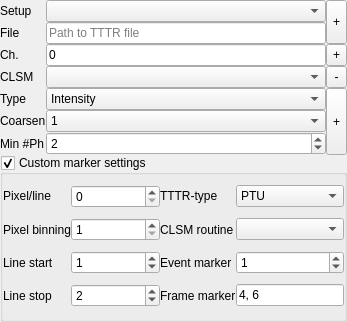
        <widget class="QDockWidget" name="dockWidget">
         <property name="sizePolicy">
          <sizepolicy hsizetype="Minimum" vsizetype="Fixed">
           <horstretch>0</horstretch>
           <verstretch>0</verstretch>
          </sizepolicy>
         </property>
         <property name="minimumSize">
          <size>
           <width>347</width>
           <height>322</height>
          </size>
         </property>
         <property name="floating">
          <bool>false</bool>
         </property>
         <property name="features">
          <set>QDockWidget::DockWidgetFloatable|QDockWidget::DockWidgetMovable</set>
         </property>
         <property name="allowedAreas">
          <set>Qt::AllDockWidgetAreas</set>
         </property>
         <property name="windowTitle">
          <string>Load CLSM data</string>
         </property>
         <widget class="QWidget" name="dockWidgetContents">
          <property name="sizePolicy">
           <sizepolicy hsizetype="MinimumExpanding" vsizetype="Minimum">
            <horstretch>0</horstretch>
            <verstretch>0</verstretch>
           </sizepolicy>
          </property>
          <layout class="QVBoxLayout" name="verticalLayout_2">
           <property name="spacing">
            <number>0</number>
           </property>
           <property name="leftMargin">
            <number>0</number>
           </property>
           <property name="topMargin">
            <number>0</number>
           </property>
           <property name="rightMargin">
            <number>0</number>
           </property>
           <property name="bottomMargin">
            <number>0</number>
           </property>
           <item>
            <layout class="QGridLayout" name="gridLayout_6">
             <property name="spacing">
              <number>0</number>
             </property>
             <item row="1" column="0">
              <widget class="QLabel" name="label_14">
               <property name="sizePolicy">
                <sizepolicy hsizetype="Fixed" vsizetype="Preferred">
                 <horstretch>0</horstretch>
                 <verstretch>0</verstretch>
                </sizepolicy>
               </property>
               <property name="text">
                <string>Setup</string>
               </property>
              </widget>
             </item>
             <item row="8" column="2" rowspan="3">
              <widget class="QToolButton" name="toolButton_3">
               <property name="sizePolicy">
                <sizepolicy hsizetype="Minimum" vsizetype="Minimum">
                 <horstretch>0</horstretch>
                 <verstretch>0</verstretch>
                </sizepolicy>
               </property>
               <property name="toolTip">
                <string>Add new CLSM image representation (Intensity, lifetime, etc.)</string>
               </property>
               <property name="text">
                <string>+</string>
               </property>
              </widget>
             </item>
             <item row="3" column="1">
              <widget class="QLineEdit" name="lineEdit_3">
               <property name="sizePolicy">
                <sizepolicy hsizetype="Minimum" vsizetype="Fixed">
                 <horstretch>0</horstretch>
                 <verstretch>0</verstretch>
                </sizepolicy>
               </property>
               <property name="toolTip">
                <string>&lt;html&gt;&lt;head/&gt;&lt;body&gt;&lt;p&gt;List of channel numbers. The channel numbers should be separated by commas&lt;/p&gt;&lt;/body&gt;&lt;/html&gt;</string>
               </property>
               <property name="text">
                <string>0</string>
               </property>
               <property name="maxLength">
                <number>255</number>
               </property>
               <property name="placeholderText">
                <string>0, 1</string>
               </property>
              </widget>
             </item>
             <item row="1" column="1">
              <widget class="QComboBox" name="comboBox_5">
               <property name="sizePolicy">
                <sizepolicy hsizetype="MinimumExpanding" vsizetype="Fixed">
                 <horstretch>0</horstretch>
                 <verstretch>0</verstretch>
                </sizepolicy>
               </property>
              </widget>
             </item>
             <item row="10" column="0">
              <widget class="QLabel" name="label_15">
               <property name="sizePolicy">
                <sizepolicy hsizetype="Minimum" vsizetype="Preferred">
                 <horstretch>0</horstretch>
                 <verstretch>0</verstretch>
                </sizepolicy>
               </property>
               <property name="text">
                <string>Min #Ph</string>
               </property>
              </widget>
             </item>
             <item row="8" column="0">
              <widget class="QLabel" name="label_12">
               <property name="sizePolicy">
                <sizepolicy hsizetype="Fixed" vsizetype="Preferred">
                 <horstretch>0</horstretch>
                 <verstretch>0</verstretch>
                </sizepolicy>
               </property>
               <property name="text">
                <string>Type</string>
               </property>
              </widget>
             </item>
             <item row="3" column="0">
              <widget class="QLabel" name="label">
               <property name="sizePolicy">
                <sizepolicy hsizetype="Fixed" vsizetype="Preferred">
                 <horstretch>0</horstretch>
                 <verstretch>0</verstretch>
                </sizepolicy>
               </property>
               <property name="text">
                <string>Ch.</string>
               </property>
              </widget>
             </item>
             <item row="1" column="2" rowspan="2">
              <widget class="QToolButton" name="toolButton">
               <property name="sizePolicy">
                <sizepolicy hsizetype="Fixed" vsizetype="Minimum">
                 <horstretch>0</horstretch>
                 <verstretch>0</verstretch>
                </sizepolicy>
               </property>
               <property name="minimumSize">
                <size>
                 <width>0</width>
                 <height>0</height>
                </size>
               </property>
               <property name="toolTip">
                <string>Load TTTR file</string>
               </property>
               <property name="text">
                <string>+</string>
               </property>
               <property name="toolButtonStyle">
                <enum>Qt::ToolButtonIconOnly</enum>
               </property>
               <property name="autoRaise">
                <bool>false</bool>
               </property>
              </widget>
             </item>
             <item row="9" column="1">
              <widget class="QComboBox" name="comboBox_6">
               <property name="sizePolicy">
                <sizepolicy hsizetype="Minimum" vsizetype="Fixed">
                 <horstretch>0</horstretch>
                 <verstretch>0</verstretch>
                </sizepolicy>
               </property>
               <item>
                <property name="text">
                 <string>1</string>
                </property>
               </item>
               <item>
                <property name="text">
                 <string>2</string>
                </property>
               </item>
               <item>
                <property name="text">
                 <string>4</string>
                </property>
               </item>
               <item>
                <property name="text">
                 <string>8</string>
                </property>
               </item>
               <item>
                <property name="text">
                 <string>16</string>
                </property>
               </item>
              </widget>
             </item>
             <item row="10" column="1">
              <widget class="QSpinBox" name="spinBox">
               <property name="toolTip">
                <string>&lt;html&gt;&lt;head/&gt;&lt;body&gt;&lt;p&gt;The minimum number of photons in a pixel. For pixels with less photons no mean micro time is calculated.&lt;/p&gt;&lt;/body&gt;&lt;/html&gt;</string>
               </property>
               <property name="value">
                <number>2</number>
               </property>
              </widget>
             </item>
             <item row="9" column="0">
              <widget class="QLabel" name="label_18">
               <property name="sizePolicy">
                <sizepolicy hsizetype="Fixed" vsizetype="Preferred">
                 <horstretch>0</horstretch>
                 <verstretch>0</verstretch>
                </sizepolicy>
               </property>
               <property name="text">
                <string>Coarsen</string>
               </property>
              </widget>
             </item>
             <item row="8" column="1">
              <widget class="QComboBox" name="comboBox_3">
               <property name="sizePolicy">
                <sizepolicy hsizetype="Minimum" vsizetype="Fixed">
                 <horstretch>0</horstretch>
                 <verstretch>0</verstretch>
                </sizepolicy>
               </property>
               <item>
                <property name="text">
                 <string>Intensity</string>
                </property>
               </item>
               <item>
                <property name="text">
                 <string>Mean micro time</string>
                </property>
               </item>
               <item>
                <property name="text">
                 <string>Intensity, Mean micro time</string>
                </property>
               </item>
              </widget>
             </item>
             <item row="3" column="2">
              <widget class="QToolButton" name="toolButton_2">
               <property name="sizePolicy">
                <sizepolicy hsizetype="Minimum" vsizetype="Minimum">
                 <horstretch>0</horstretch>
                 <verstretch>0</verstretch>
                </sizepolicy>
               </property>
               <property name="toolTip">
                <string>Create CLSM object for selected channels</string>
               </property>
               <property name="text">
                <string>+</string>
               </property>
              </widget>
             </item>
             <item row="2" column="0">
              <widget class="QLabel" name="label_2">
               <property name="sizePolicy">
                <sizepolicy hsizetype="Fixed" vsizetype="Preferred">
                 <horstretch>0</horstretch>
                 <verstretch>0</verstretch>
                </sizepolicy>
               </property>
               <property name="text">
                <string>File</string>
               </property>
              </widget>
             </item>
             <item row="7" column="0">
              <widget class="QLabel" name="label_21">
               <property name="sizePolicy">
                <sizepolicy hsizetype="Fixed" vsizetype="Preferred">
                 <horstretch>0</horstretch>
                 <verstretch>0</verstretch>
                </sizepolicy>
               </property>
               <property name="text">
                <string>CLSM</string>
               </property>
              </widget>
             </item>
             <item row="2" column="1">
              <widget class="QLineEdit" name="lineEdit">
               <property name="sizePolicy">
                <sizepolicy hsizetype="Minimum" vsizetype="Fixed">
                 <horstretch>0</horstretch>
                 <verstretch>0</verstretch>
                </sizepolicy>
               </property>
               <property name="toolTip">
                <string>Either paste the path to a TTTR file and click on load or click on load.</string>
               </property>
               <property name="maxLength">
                <number>255</number>
               </property>
               <property name="readOnly">
                <bool>false</bool>
               </property>
               <property name="placeholderText">
                <string>Path to TTTR file</string>
               </property>
              </widget>
             </item>
             <item row="7" column="1">
              <widget class="QComboBox" name="comboBox_9">
               <property name="sizePolicy">
                <sizepolicy hsizetype="Minimum" vsizetype="Fixed">
                 <horstretch>0</horstretch>
                 <verstretch>0</verstretch>
                </sizepolicy>
               </property>
               <property name="editable">
                <bool>false</bool>
               </property>
              </widget>
             </item>
             <item row="7" column="2">
              <widget class="QToolButton" name="toolButton_4">
               <property name="sizePolicy">
                <sizepolicy hsizetype="Minimum" vsizetype="Minimum">
                 <horstretch>0</horstretch>
                 <verstretch>0</verstretch>
                </sizepolicy>
               </property>
               <property name="toolTip">
                <string>Remove current CLSM image</string>
               </property>
               <property name="text">
                <string>-</string>
               </property>
              </widget>
             </item>
            </layout>
           </item>
           <item>
            <widget class="QGroupBox" name="groupBox_2">
             <property name="enabled">
              <bool>true</bool>
             </property>
             <property name="sizePolicy">
              <sizepolicy hsizetype="MinimumExpanding" vsizetype="MinimumExpanding">
               <horstretch>0</horstretch>
               <verstretch>0</verstretch>
              </sizepolicy>
             </property>
             <property name="title">
              <string>Custom marker settings</string>
             </property>
             <property name="checkable">
              <bool>true</bool>
             </property>
             <property name="checked">
              <bool>true</bool>
             </property>
             <layout class="QGridLayout" name="gridLayout">
              <property name="leftMargin">
               <number>0</number>
              </property>
              <property name="topMargin">
               <number>0</number>
              </property>
              <property name="rightMargin">
               <number>0</number>
              </property>
              <property name="bottomMargin">
               <number>0</number>
              </property>
              <property name="spacing">
               <number>0</number>
              </property>
              <item row="4" column="4" colspan="4">
               <widget class="QLineEdit" name="lineEdit_2">
                <property name="sizePolicy">
                 <sizepolicy hsizetype="Minimum" vsizetype="Fixed">
                  <horstretch>0</horstretch>
                  <verstretch>0</verstretch>
                 </sizepolicy>
                </property>
                <property name="toolTip">
                 <string>&lt;html&gt;&lt;head/&gt;&lt;body&gt;&lt;p&gt;List of marker numbers that are separated by commas.&lt;/p&gt;&lt;/body&gt;&lt;/html&gt;</string>
                </property>
                <property name="text">
                 <string>4, 6</string>
                </property>
               </widget>
              </item>
              <item row="2" column="0">
               <widget class="QLabel" name="label_5">
                <property name="sizePolicy">
                 <sizepolicy hsizetype="Fixed" vsizetype="Preferred">
                  <horstretch>0</horstretch>
                  <verstretch>0</verstretch>
                 </sizepolicy>
                </property>
                <property name="text">
                 <string>Line start</string>
                </property>
               </widget>
              </item>
              <item row="0" column="2">
               <widget class="QSpinBox" name="spinBox_7">
                <property name="sizePolicy">
                 <sizepolicy hsizetype="Preferred" vsizetype="Fixed">
                  <horstretch>0</horstretch>
                  <verstretch>0</verstretch>
                 </sizepolicy>
                </property>
                <property name="toolTip">
                 <string>&lt;html&gt;&lt;head/&gt;&lt;body&gt;&lt;p&gt;If this value is set to zero the number of pixels per line will correspond to the number of lines.&lt;/p&gt;&lt;/body&gt;&lt;/html&gt;</string>
                </property>
                <property name="maximum">
                 <number>4096</number>
                </property>
                <property name="value">
                 <number>0</number>
                </property>
               </widget>
              </item>
              <item row="4" column="0">
               <widget class="QLabel" name="label_6">
                <property name="sizePolicy">
                 <sizepolicy hsizetype="Minimum" vsizetype="Preferred">
                  <horstretch>0</horstretch>
                  <verstretch>0</verstretch>
                 </sizepolicy>
                </property>
                <property name="text">
                 <string>Line stop</string>
                </property>
               </widget>
              </item>
              <item row="0" column="3" colspan="2">
               <widget class="QLabel" name="label_8">
                <property name="sizePolicy">
                 <sizepolicy hsizetype="Fixed" vsizetype="Fixed">
                  <horstretch>0</horstretch>
                  <verstretch>0</verstretch>
                 </sizepolicy>
                </property>
                <property name="text">
                 <string>TTTR-type</string>
                </property>
               </widget>
              </item>
              <item row="1" column="0">
               <widget class="QLabel" name="label_16">
                <property name="text">
                 <string>Pixel binning</string>
                </property>
               </widget>
              </item>
              <item row="1" column="2">
               <widget class="QSpinBox" name="spinBox_3">
                <property name="sizePolicy">
                 <sizepolicy hsizetype="Preferred" vsizetype="Fixed">
                  <horstretch>0</horstretch>
                  <verstretch>0</verstretch>
                 </sizepolicy>
                </property>
                <property name="minimum">
                 <number>1</number>
                </property>
                <property name="value">
                 <number>1</number>
                </property>
               </widget>
              </item>
              <item row="0" column="0">
               <widget class="QLabel" name="label_10">
                <property name="sizePolicy">
                 <sizepolicy hsizetype="Fixed" vsizetype="Fixed">
                  <horstretch>0</horstretch>
                  <verstretch>0</verstretch>
                 </sizepolicy>
                </property>
                <property name="text">
                 <string>Pixel/line</string>
                </property>
               </widget>
              </item>
              <item row="1" column="3">
               <widget class="QLabel" name="label_11">
                <property name="sizePolicy">
                 <sizepolicy hsizetype="Fixed" vsizetype="Preferred">
                  <horstretch>0</horstretch>
                  <verstretch>0</verstretch>
                 </sizepolicy>
                </property>
                <property name="text">
                 <string>CLSM routine</string>
                </property>
               </widget>
              </item>
              <item row="2" column="3">
               <widget class="QLabel" name="label_7">
                <property name="sizePolicy">
                 <sizepolicy hsizetype="Minimum" vsizetype="Preferred">
                  <horstretch>0</horstretch>
                  <verstretch>0</verstretch>
                 </sizepolicy>
                </property>
                <property name="text">
                 <string>Event marker</string>
                </property>
               </widget>
              </item>
              <item row="4" column="3">
               <widget class="QLabel" name="label_4">
                <property name="sizePolicy">
                 <sizepolicy hsizetype="Fixed" vsizetype="Preferred">
                  <horstretch>0</horstretch>
                  <verstretch>0</verstretch>
                 </sizepolicy>
                </property>
                <property name="text">
                 <string>Frame marker</string>
                </property>
               </widget>
              </item>
              <item row="2" column="2">
               <widget class="QSpinBox" name="spinBox_4">
                <property name="sizePolicy">
                 <sizepolicy hsizetype="Preferred" vsizetype="Fixed">
                  <horstretch>0</horstretch>
                  <verstretch>0</verstretch>
                 </sizepolicy>
                </property>
                <property name="value">
                 <number>1</number>
                </property>
               </widget>
              </item>
              <item row="4" column="2">
               <widget class="QSpinBox" name="spinBox_5">
                <property name="sizePolicy">
                 <sizepolicy hsizetype="Expanding" vsizetype="Fixed">
                  <horstretch>0</horstretch>
                  <verstretch>0</verstretch>
                 </sizepolicy>
                </property>
                <property name="value">
                 <number>2</number>
                </property>
               </widget>
              </item>
              <item row="1" column="4" colspan="4">
               <widget class="QComboBox" name="comboBox">
                <property name="sizePolicy">
                 <sizepolicy hsizetype="Minimum" vsizetype="Fixed">
                  <horstretch>0</horstretch>
                  <verstretch>0</verstretch>
                 </sizepolicy>
                </property>
                <property name="toolTip">
                 <string>&lt;html&gt;&lt;head/&gt;&lt;body&gt;&lt;p&gt;The routine used to process the line and frame markers&lt;/p&gt;&lt;/body&gt;&lt;/html&gt;</string>
                </property>
               </widget>
              </item>
              <item row="2" column="4" colspan="4">
               <widget class="QSpinBox" name="spinBox_6">
                <property name="sizePolicy">
                 <sizepolicy hsizetype="Minimum" vsizetype="Fixed">
                  <horstretch>0</horstretch>
                  <verstretch>0</verstretch>
                 </sizepolicy>
                </property>
                <property name="value">
                 <number>1</number>
                </property>
               </widget>
              </item>
              <item row="0" column="5">
               <widget class="QComboBox" name="comboBox_4">
                <property name="sizePolicy">
                 <sizepolicy hsizetype="MinimumExpanding" vsizetype="Fixed">
                  <horstretch>0</horstretch>
                  <verstretch>0</verstretch>
                 </sizepolicy>
                </property>
                <item>
                 <property name="text">
                  <string>PTU</string>
                 </property>
                </item>
                <item>
                 <property name="text">
                  <string>HT3</string>
                 </property>
                </item>
               </widget>
              </item>
             </layout>
            </widget>
           </item>
          </layout>
         </widget>
        </widget>
